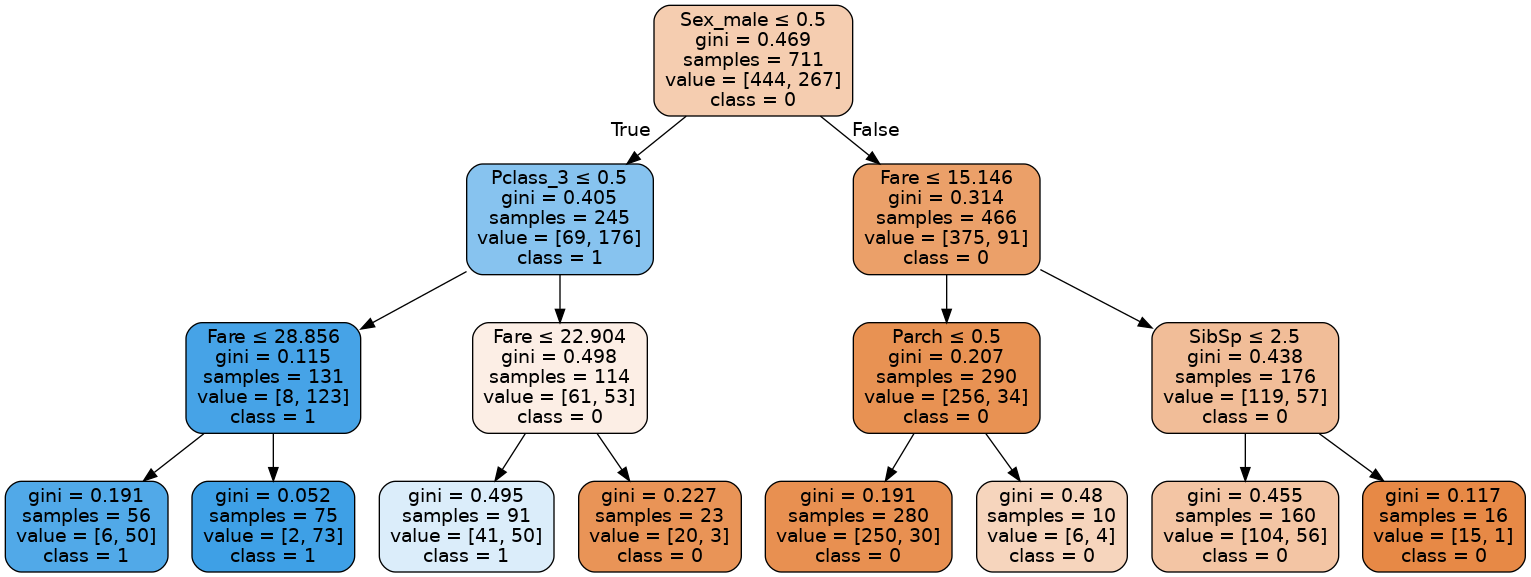

This chart was generated by the following Python code:
#!/usr/bin/env python
# coding: utf-8

# In[1]:


# Load libraries
import pandas as pd
from sklearn.tree import DecisionTreeClassifier # Import Decision Tree Classifier
from sklearn.model_selection import train_test_split # Import train_test_split function
from sklearn import metrics #Import scikit-learn metrics module for accuracy calculation
from sklearn.preprocessing import LabelBinarizer
from sklearn.preprocessing import OneHotEncoder

data = pd.read_csv("train.csv")
data_test = pd.read_csv("test.csv")


# In[2]:


# Drop columns with many NA and other rows with NA
data.drop("Age", axis=1, inplace=True)
data.drop("Cabin", axis=1, inplace=True)
data.dropna(inplace=True)


# In[3]:


# Split dataset in features and target variable and change categorical values to dummies
feature_cols = ["Pclass", "Sex", "SibSp", "Parch", "Fare", "Embarked"]
categorical_cols = ["Pclass", "Sex", "Embarked"]
X = data[feature_cols] # Features
X = pd.get_dummies(X, columns = categorical_cols)
y = data.Survived # Target variable


# In[4]:


# Split dataset into training set and test set
X_train, X_test, y_train, y_test = train_test_split(X, y, test_size=0.2, random_state=1)
X_train.head(10)


# In[5]:


# Create Decision Tree classifier object
dt = DecisionTreeClassifier( max_depth=3)

# Train Decision Tree classifier
dt = dt.fit(X_train,y_train)

#Predict the response for test dataset
y_pred = dt.predict(X_test)

# Model Accuracy, how often is the classifier correct?
print("Accuracy:",metrics.accuracy_score(y_test, y_pred))


# In[6]:


from six import StringIO  
from IPython.display import Image  
from sklearn.tree import export_graphviz
import pydotplus
dot_data = StringIO()
export_graphviz(dt, out_file=dot_data,  
                filled=True, rounded=True,
                special_characters=True, feature_names = X.columns, class_names=['0','1'])
graph = pydotplus.graph_from_dot_data(dot_data.getvalue())  
graph.write_png('titanic.png')
Image(graph.create_png())


# In[7]:


results = pd.read_csv("test.csv")
X_results = results[feature_cols]
X_results = pd.get_dummies(X_results, columns = categorical_cols)


# In[8]:


X_results.info()


# In[13]:


X_results[X_results["Fare"].isna()]


# In[14]:


X_results_cleaned = X_results.dropna()


# In[15]:


results_predict = dt.predict(X_results_cleaned)


# In[16]:


print(results_predict)


# In[19]:


passenger_id = results["PassengerId"]
print(list(passenger_id))


# In[21]:


final = pd.DataFrame({"PassengerId": passenger_id,
                      "Survived": list(results_predict[:152]) + [0] + list(results_predict[152:])})


# In[23]:


final.to_csv('submission.csv', index=False)
